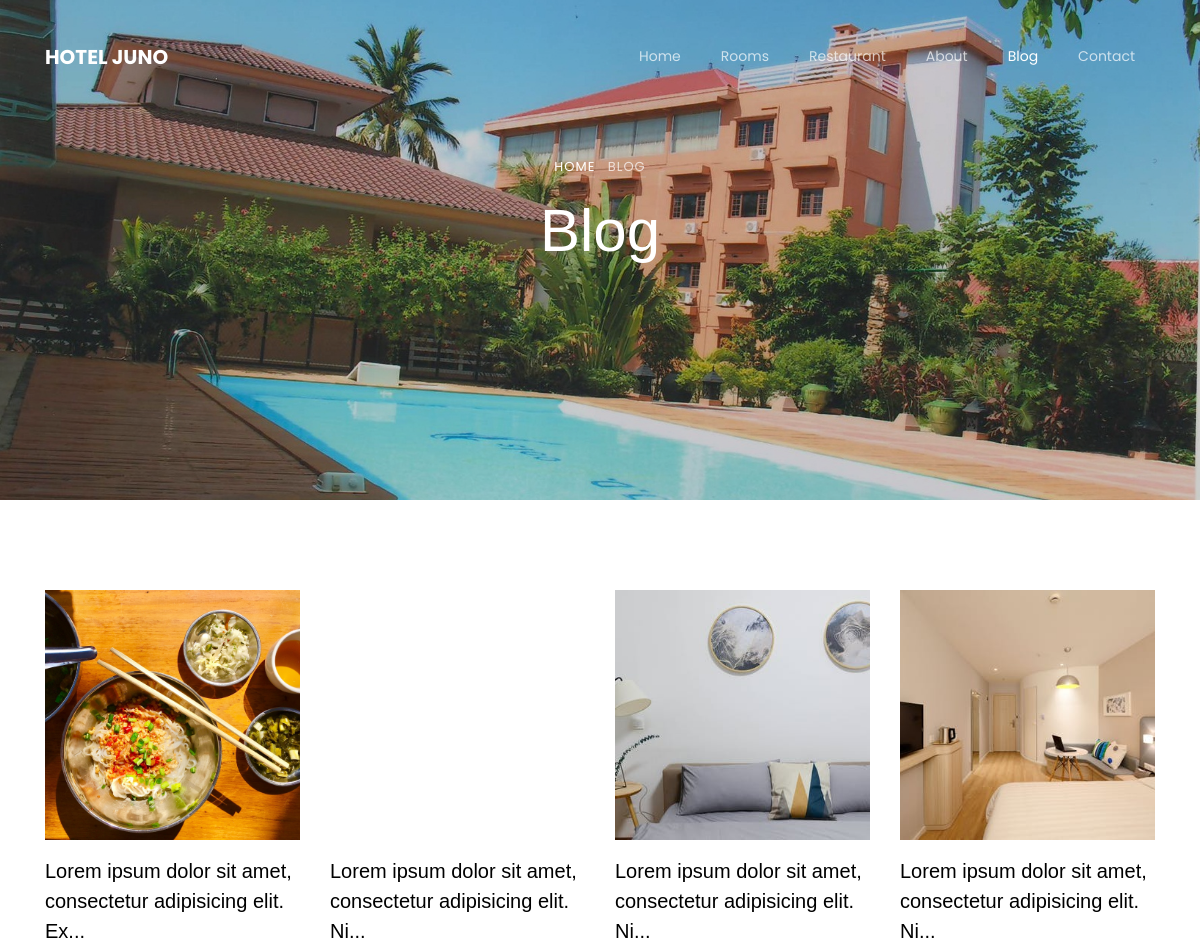
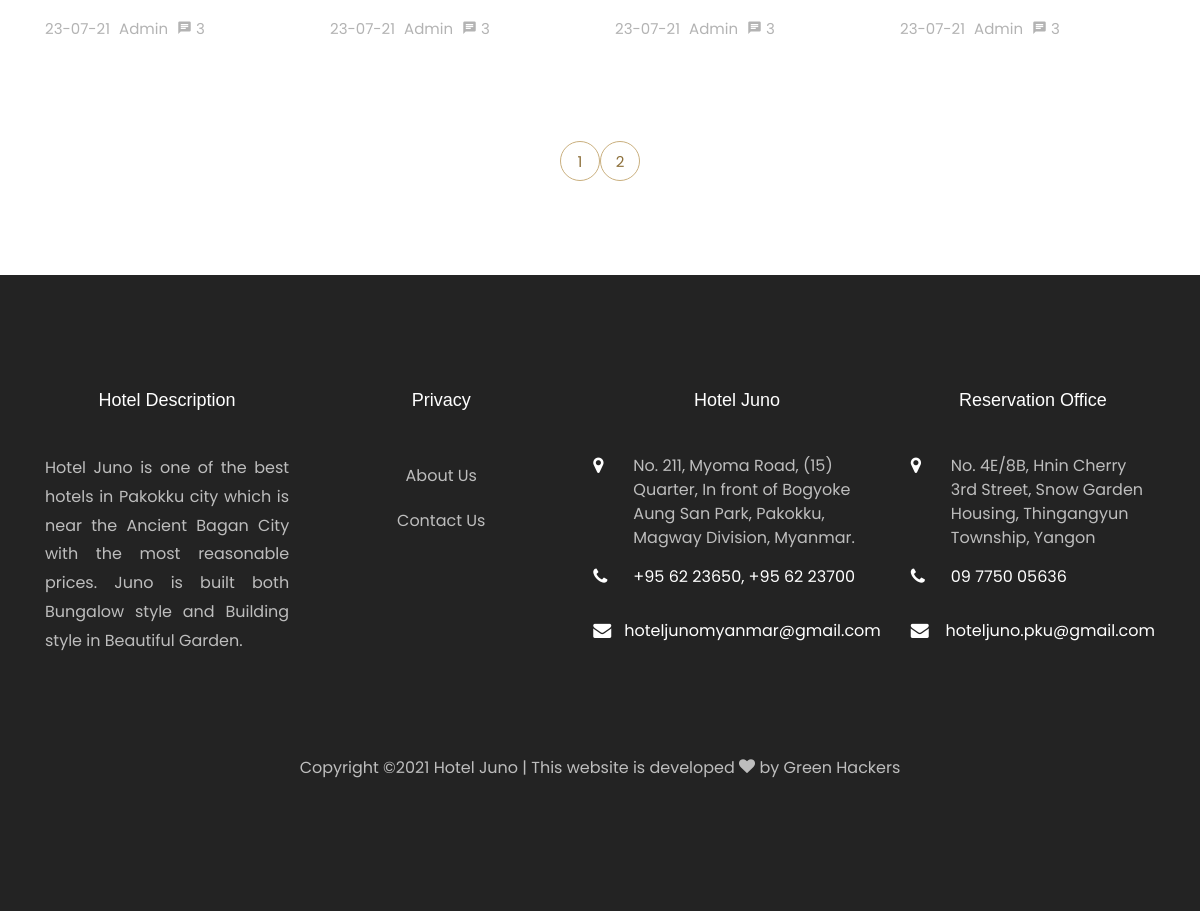
Screenshot of /blog.php with the database file from the repository (2 pictures, top to bottom).
### tables this page shows
CREATE TABLE `header` (
  `header_id` int(11) NOT NULL,
  `header_image` varchar(255) NOT NULL,
  `header_menu` varchar(255) NOT NULL
);

CREATE TABLE `posts` (
  `post_id` int(11) NOT NULL,
  `post_title` varchar(255) NOT NULL,
  `post_content` text NOT NULL,
  `post_image` varchar(255) NOT NULL,
  `post_date` date NOT NULL
);

### blog.php (the view, shortened to what this page needs)
<?php require_once "db.php"; ?>
<!DOCTYPE html>
<html lang="en">
  <head>
    <link rel="stylesheet" href="css/open-iconic-bootstrap.min.css">
    <link rel="stylesheet" href="css/animate.css">
    <link rel="stylesheet" href="css/owl.carousel.min.css">
    <link rel="stylesheet" href="css/owl.theme.default.min.css">
    <link rel="stylesheet" href="css/magnific-popup.css">
    <link rel="stylesheet" href="css/aos.css">
    <link rel="stylesheet" href="css/ionicons.min.css">
    <link rel="stylesheet" href="css/bootstrap-datepicker.css">
    <link rel="stylesheet" href="css/jquery.timepicker.css">
    <link rel="stylesheet" href="css/flaticon.css">
    <link rel="stylesheet" href="css/icomoon.css">
    <link rel="stylesheet" href="css/style.css">
    <link rel="stylesheet" href="css/mystyle.css">
  </head>
  <body>
    <nav class="navbar navbar-expand-lg navbar-dark ftco_navbar bg-dark ftco-navbar-light" id="ftco-navbar">
	    <div class="container">
	      <a class="navbar-brand" href="index.php">HOTEL JUNO</a>
	      <div class="collapse navbar-collapse" id="ftco-nav">
	        <ul class="navbar-nav ml-auto">
	          <li class="nav-item"><a href="index.php" class="nav-link">Home</a></li>
	          <li class="nav-item"><a href="rooms.php" class="nav-link">Rooms</a></li>
	          <li class="nav-item"><a href="restaurant.php" class="nav-link">Restaurant</a></li>
	          <li class="nav-item"><a href="about.php" class="nav-link">About</a></li>
	          <li class="nav-item active"><a href="blog.php" class="nav-link">Blog</a></li>
	          <li class="nav-item"><a href="contact.php" class="nav-link">Contact</a></li>
	        </ul>
	      </div>
	    </div>
	  </nav>
<?php
  $query = "SELECT * FROM header WHERE header_menu = 'blog'";
  $result = mysqli_query($connect,$query);
  $row = mysqli_fetch_assoc($result);
  $header_image = $row['header_image'];
?>
    <div class="hero-wrap" style="background-image: url('images/<?php echo $header_image; ?>'); height: 500px;">
      <div class="overlay"></div>
      <div class="container">
        <div class="row no-gutters slider-text d-flex align-itemd-end justify-content-center">
          <div class="col-md-9 ftco-animate text-center d-flex align-items-end justify-content-center">
          	<div class="text">
	            <p class="breadcrumbs mb-2"><span class="mr-2"><a href="index.php">Home</a></span> <span>Blog</span></p>
	            <h1 class="mb-4 bread">Blog</h1>
            </div>
          </div>
        </div>
      </div>
    </div>
    <section class="ftco-section">
      <div class="container">
        <div class="row d-flex">
      <?php
        $per_page = 4;
        if(isset($_GET['page'])){
            $page = $_GET['page'];
        }else{
            $page = '';
        }
        if($page == '' || $page == 1){
          $page_one = 0;
        }else{
          $page_one = ($page*4)-4;
        }
        $post_count_query = "SELECT * FROM posts";
        $post_count = mysqli_query($connect,$post_count_query);
        $count = mysqli_num_rows($post_count);
        $count = ceil($count/4);
        $sql="SELECT * FROM posts ORDER BY post_id DESC LIMIT $page_one,$per_page";
        $result=mysqli_query($connect,$sql);
        while($row=mysqli_fetch_assoc($result)){
          $post_id=$row['post_id'];
          $post_image=$row['post_image'];
          $post_content=$row['post_content'];
          $post_date=date('d-m-y');
      ?>
          <div class="col-md-3 col-xl-3 d-flex ftco-animate">
            <div class="blog-entry align-self-stretch">
              <a href="blog-single.php?post_id=<?php echo $post_id; ?>" class="block-20" style="background-image: url('images/<?php echo $post_image; ?>');">
              </a>
              <div class="text mt-3 d-block">
                <h3 class="heading mt-3">
                    <a href="blog-single.php?post_id=<?php echo $post_id; ?>">
                      <?php
                          echo substr($post_content,0,60);
                          echo strlen($post_content) > 60 ? '...' : '';
                       ?>
                    </a>
                </h3>
                <div class="meta mb-3">
                  <div><a href="#"><?php echo $post_date; ?></a></div>
                  <div><a href="#">Admin</a></div>
                  <div><a href="#" class="meta-chat"><span class="icon-chat"></span> 3</a></div>
                </div>
              </div>
            </div>
          </div>
        <?php } ?>
        </div>
        <div class="row mt-5">
          <div class="col text-center">
            <div class="block-27">
              <ul class="pager">
                <?php
                  for ($i=1; $i <= $count ; $i++) {
                      if($i == $page){
                          echo "<li class='active_link'><a href='blog.php?page=$i'>$i</a></li>";
                       }else{
                          echo "<li><a  href='blog.php?page=$i'>$i</a></li>";
                       }
                  }
                 ?>
              </ul>
            </div>
          </div>
        </div>
      </div>
    </section>
<?php include_once "footer.php"; ?>

### css/icomoon.css (style rules this page uses)
[class^="icon-"], [class*=" icon-"] { font-family: 'icomoon' !important; speak: none; font-style: normal; font-weight: normal; font-variant: normal; text-transform: none; line-height: 1; -webkit-font-smoothing: antialiased; -moz-osx-font-smoothing: grayscale; }
.icon-chat:before { content: "\e0b7"; }

### rows the page displays
header: header_image (picture)
posts: post_image (picture), post_content "Lorem ipsum dolor sit amet, consectetur adipisicing elit. Ex"
posts: post_content "Lorem ipsum dolor sit amet, consectetur adipisicing elit. Ni"
posts: post_image (picture), post_content "Lorem ipsum dolor sit amet, consectetur adipisicing elit. Ni"
posts: post_image (picture), post_content "Lorem ipsum dolor sit amet, consectetur adipisicing elit. Ni"
